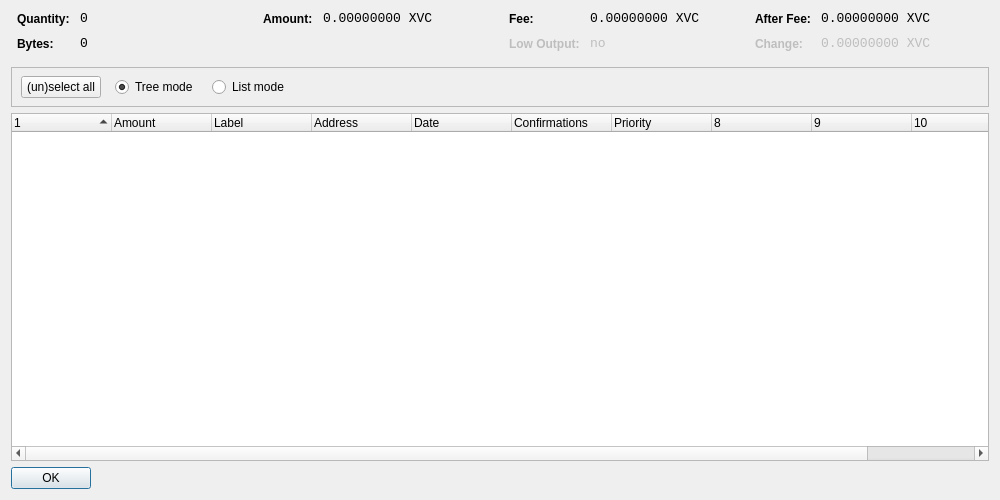
<?xml version="1.0" encoding="UTF-8"?>
<ui version="4.0">
 <class>CoinControlDialog</class>
 <widget class="QDialog" name="CoinControlDialog">
  <property name="geometry">
   <rect>
    <x>0</x>
    <y>0</y>
    <width>1000</width>
    <height>500</height>
   </rect>
  </property>
  <property name="windowTitle">
   <string>Coin Control</string>
  </property>
  <layout class="QVBoxLayout" name="verticalLayout">
   <item>
    <layout class="QHBoxLayout" name="horizontalLayoutTop" stretch="0,0,0,0">
     <property name="topMargin">
      <number>0</number>
     </property>
     <property name="bottomMargin">
      <number>10</number>
     </property>
     <item>
      <layout class="QFormLayout" name="formLayoutCoinControl1">
       <property name="horizontalSpacing">
        <number>10</number>
       </property>
       <property name="verticalSpacing">
        <number>10</number>
       </property>
       <property name="leftMargin">
        <number>6</number>
       </property>
       <property name="rightMargin">
        <number>6</number>
       </property>
       <item row="0" column="0">
        <widget class="QLabel" name="labelCoinControlQuantityText">
         <property name="styleSheet">
          <string notr="true">font-weight:bold;</string>
         </property>
         <property name="text">
          <string>Quantity:</string>
         </property>
        </widget>
       </item>
       <item row="0" column="1">
        <widget class="QLabel" name="labelCoinControlQuantity">
         <property name="font">
          <font>
           <family>Monospace</family>
           <pointsize>10</pointsize>
          </font>
         </property>
         <property name="cursor">
          <cursorShape>IBeamCursor</cursorShape>
         </property>
         <property name="contextMenuPolicy">
          <enum>Qt::ActionsContextMenu</enum>
         </property>
         <property name="text">
          <string notr="true">0</string>
         </property>
         <property name="textInteractionFlags">
          <set>Qt::LinksAccessibleByMouse|Qt::TextSelectableByKeyboard|Qt::TextSelectableByMouse</set>
         </property>
        </widget>
       </item>
       <item row="1" column="0">
        <widget class="QLabel" name="labelCoinControlBytesText">
         <property name="styleSheet">
          <string notr="true">font-weight:bold;</string>
         </property>
         <property name="text">
          <string>Bytes:</string>
         </property>
        </widget>
       </item>
       <item row="1" column="1">
        <widget class="QLabel" name="labelCoinControlBytes">
         <property name="font">
          <font>
           <family>Monospace</family>
           <pointsize>10</pointsize>
          </font>
         </property>
         <property name="cursor">
          <cursorShape>IBeamCursor</cursorShape>
         </property>
         <property name="contextMenuPolicy">
          <enum>Qt::ActionsContextMenu</enum>
         </property>
         <property name="text">
          <string notr="true">0</string>
         </property>
         <property name="textInteractionFlags">
          <set>Qt::LinksAccessibleByMouse|Qt::TextSelectableByKeyboard|Qt::TextSelectableByMouse</set>
         </property>
        </widget>
       </item>
      </layout>
     </item>
     <item>
      <layout class="QFormLayout" name="formLayoutCoinControl2">
       <property name="horizontalSpacing">
        <number>10</number>
       </property>
       <property name="verticalSpacing">
        <number>10</number>
       </property>
       <property name="leftMargin">
        <number>6</number>
       </property>
       <property name="rightMargin">
        <number>6</number>
       </property>
       <item row="0" column="0">
        <widget class="QLabel" name="labelCoinControlAmountText">
         <property name="styleSheet">
          <string notr="true">font-weight:bold;</string>
         </property>
         <property name="text">
          <string>Amount:</string>
         </property>
        </widget>
       </item>
       <item row="0" column="1">
        <widget class="QLabel" name="labelCoinControlAmount">
         <property name="font">
          <font>
           <family>Monospace</family>
           <pointsize>10</pointsize>
          </font>
         </property>
         <property name="cursor">
          <cursorShape>IBeamCursor</cursorShape>
         </property>
         <property name="contextMenuPolicy">
          <enum>Qt::ActionsContextMenu</enum>
         </property>
         <property name="text">
          <string notr="true">0.00000000 XVC</string>
         </property>
         <property name="textInteractionFlags">
          <set>Qt::LinksAccessibleByMouse|Qt::TextSelectableByKeyboard|Qt::TextSelectableByMouse</set>
         </property>
        </widget>
       </item>
      </layout>
     </item>
     <item>
      <layout class="QFormLayout" name="formLayoutCoinControl3">
       <property name="horizontalSpacing">
        <number>10</number>
       </property>
       <property name="verticalSpacing">
        <number>10</number>
       </property>
       <property name="leftMargin">
        <number>6</number>
       </property>
       <property name="rightMargin">
        <number>6</number>
       </property>
       <item row="0" column="0">
        <widget class="QLabel" name="labelCoinControlFeeText">
         <property name="styleSheet">
          <string notr="true">font-weight:bold;</string>
         </property>
         <property name="text">
          <string>Fee:</string>
         </property>
        </widget>
       </item>
       <item row="0" column="1">
        <widget class="QLabel" name="labelCoinControlFee">
         <property name="font">
          <font>
           <family>Monospace</family>
           <pointsize>10</pointsize>
          </font>
         </property>
         <property name="cursor">
          <cursorShape>IBeamCursor</cursorShape>
         </property>
         <property name="contextMenuPolicy">
          <enum>Qt::ActionsContextMenu</enum>
         </property>
         <property name="text">
          <string notr="true">0.00000000 XVC</string>
         </property>
         <property name="textInteractionFlags">
          <set>Qt::LinksAccessibleByMouse|Qt::TextSelectableByKeyboard|Qt::TextSelectableByMouse</set>
         </property>
        </widget>
       </item>
       <item row="1" column="0">
        <widget class="QLabel" name="labelCoinControlLowOutputText">
         <property name="enabled">
          <bool>false</bool>
         </property>
         <property name="styleSheet">
          <string notr="true">font-weight:bold;</string>
         </property>
         <property name="text">
          <string>Low Output:</string>
         </property>
        </widget>
       </item>
       <item row="1" column="1">
        <widget class="QLabel" name="labelCoinControlLowOutput">
         <property name="enabled">
          <bool>false</bool>
         </property>
         <property name="font">
          <font>
           <family>Monospace</family>
           <pointsize>10</pointsize>
          </font>
         </property>
         <property name="cursor">
          <cursorShape>IBeamCursor</cursorShape>
         </property>
         <property name="contextMenuPolicy">
          <enum>Qt::ActionsContextMenu</enum>
         </property>
         <property name="text">
          <string notr="true">no</string>
         </property>
         <property name="textInteractionFlags">
          <set>Qt::LinksAccessibleByMouse|Qt::TextSelectableByKeyboard|Qt::TextSelectableByMouse</set>
         </property>
        </widget>
       </item>
      </layout>
     </item>
     <item>
      <layout class="QFormLayout" name="formLayoutCoinControl4">
       <property name="horizontalSpacing">
        <number>10</number>
       </property>
       <property name="verticalSpacing">
        <number>10</number>
       </property>
       <property name="leftMargin">
        <number>6</number>
       </property>
       <property name="rightMargin">
        <number>6</number>
       </property>
       <item row="0" column="0">
        <widget class="QLabel" name="labelCoinControlAfterFeeText">
         <property name="styleSheet">
          <string notr="true">font-weight:bold;</string>
         </property>
         <property name="text">
          <string>After Fee:</string>
         </property>
        </widget>
       </item>
       <item row="0" column="1">
        <widget class="QLabel" name="labelCoinControlAfterFee">
         <property name="font">
          <font>
           <family>Monospace</family>
           <pointsize>10</pointsize>
          </font>
         </property>
         <property name="cursor">
          <cursorShape>IBeamCursor</cursorShape>
         </property>
         <property name="contextMenuPolicy">
          <enum>Qt::ActionsContextMenu</enum>
         </property>
         <property name="text">
          <string notr="true">0.00000000 XVC</string>
         </property>
         <property name="textInteractionFlags">
          <set>Qt::LinksAccessibleByMouse|Qt::TextSelectableByKeyboard|Qt::TextSelectableByMouse</set>
         </property>
        </widget>
       </item>
       <item row="1" column="0">
        <widget class="QLabel" name="labelCoinControlChangeText">
         <property name="enabled">
          <bool>false</bool>
         </property>
         <property name="styleSheet">
          <string notr="true">font-weight:bold;</string>
         </property>
         <property name="text">
          <string>Change:</string>
         </property>
        </widget>
       </item>
       <item row="1" column="1">
        <widget class="QLabel" name="labelCoinControlChange">
         <property name="enabled">
          <bool>false</bool>
         </property>
         <property name="font">
          <font>
           <family>Monospace</family>
           <pointsize>10</pointsize>
          </font>
         </property>
         <property name="cursor">
          <cursorShape>IBeamCursor</cursorShape>
         </property>
         <property name="contextMenuPolicy">
          <enum>Qt::ActionsContextMenu</enum>
         </property>
         <property name="text">
          <string notr="true">0.00000000 XVC</string>
         </property>
         <property name="textInteractionFlags">
          <set>Qt::LinksAccessibleByMouse|Qt::TextSelectableByKeyboard|Qt::TextSelectableByMouse</set>
         </property>
        </widget>
       </item>
      </layout>
     </item>
    </layout>
   </item>
   <item>
    <widget class="QFrame" name="frame">
     <property name="minimumSize">
      <size>
       <width>0</width>
       <height>40</height>
      </size>
     </property>
     <property name="frameShape">
      <enum>QFrame::StyledPanel</enum>
     </property>
     <property name="frameShadow">
      <enum>QFrame::Sunken</enum>
     </property>
     <widget class="QWidget" name="horizontalLayoutWidget">
      <property name="geometry">
       <rect>
        <x>10</x>
        <y>0</y>
        <width>781</width>
        <height>41</height>
       </rect>
      </property>
      <layout class="QHBoxLayout" name="horizontalLayoutPanel" stretch="0,0,0,0,0">
       <property name="spacing">
        <number>14</number>
       </property>
       <item>
        <widget class="QPushButton" name="pushButtonSelectAll">
         <property name="sizePolicy">
          <sizepolicy hsizetype="Maximum" vsizetype="Fixed">
           <horstretch>0</horstretch>
           <verstretch>0</verstretch>
          </sizepolicy>
         </property>
         <property name="text">
          <string>(un)select all</string>
         </property>
        </widget>
       </item>
       <item>
        <widget class="QRadioButton" name="radioTreeMode">
         <property name="sizePolicy">
          <sizepolicy hsizetype="Maximum" vsizetype="Fixed">
           <horstretch>0</horstretch>
           <verstretch>0</verstretch>
          </sizepolicy>
         </property>
         <property name="text">
          <string>Tree mode</string>
         </property>
         <property name="checked">
          <bool>true</bool>
         </property>
        </widget>
       </item>
       <item>
        <widget class="QRadioButton" name="radioListMode">
         <property name="sizePolicy">
          <sizepolicy hsizetype="Maximum" vsizetype="Fixed">
           <horstretch>0</horstretch>
           <verstretch>0</verstretch>
          </sizepolicy>
         </property>
         <property name="text">
          <string>List mode</string>
         </property>
        </widget>
       </item>
       <item>
        <spacer name="horizontalSpacer">
         <property name="orientation">
          <enum>Qt::Horizontal</enum>
         </property>
         <property name="sizeHint" stdset="0">
          <size>
           <width>40</width>
           <height>20</height>
          </size>
         </property>
        </spacer>
       </item>
      </layout>
     </widget>
    </widget>
   </item>
   <item>
    <widget class="CoinControlTreeWidget" name="treeWidget">
     <property name="contextMenuPolicy">
      <enum>Qt::CustomContextMenu</enum>
     </property>
     <property name="sortingEnabled">
      <bool>false</bool>
     </property>
     <property name="columnCount">
      <number>11</number>
     </property>
     <attribute name="headerShowSortIndicator" stdset="0">
      <bool>true</bool>
     </attribute>
     <attribute name="headerStretchLastSection">
      <bool>false</bool>
     </attribute>
     <column>
      <property name="text">
       <string/>
      </property>
     </column>
     <column>
      <property name="text">
       <string>Amount</string>
      </property>
     </column>
     <column>
      <property name="text">
       <string>Label</string>
      </property>
     </column>
     <column>
      <property name="text">
       <string>Address</string>
      </property>
     </column>
     <column>
      <property name="text">
       <string>Date</string>
      </property>
     </column>
     <column>
      <property name="text">
       <string>Confirmations</string>
      </property>
      <property name="toolTip">
       <string>Confirmed</string>
      </property>
     </column>
     <column>
      <property name="text">
       <string>Priority</string>
      </property>
     </column>
     <column>
      <property name="text">
       <string/>
      </property>
     </column>
     <column>
      <property name="text">
       <string/>
      </property>
     </column>
     <column>
      <property name="text">
       <string/>
      </property>
     </column>
     <column>
      <property name="text">
       <string/>
      </property>
     </column>
    </widget>
   </item>
   <item>
    <widget class="QDialogButtonBox" name="buttonBox">
     <property name="sizePolicy">
      <sizepolicy hsizetype="Maximum" vsizetype="Fixed">
       <horstretch>0</horstretch>
       <verstretch>0</verstretch>
      </sizepolicy>
     </property>
     <property name="orientation">
      <enum>Qt::Horizontal</enum>
     </property>
     <property name="standardButtons">
      <set>QDialogButtonBox::Ok</set>
     </property>
    </widget>
   </item>
  </layout>
 </widget>
 <customwidgets>
  <customwidget>
   <class>CoinControlTreeWidget</class>
   <extends>QTreeWidget</extends>
   <header>coincontroltreewidget.h</header>
  </customwidget>
 </customwidgets>
 <resources/>
 <connections/>
</ui>
